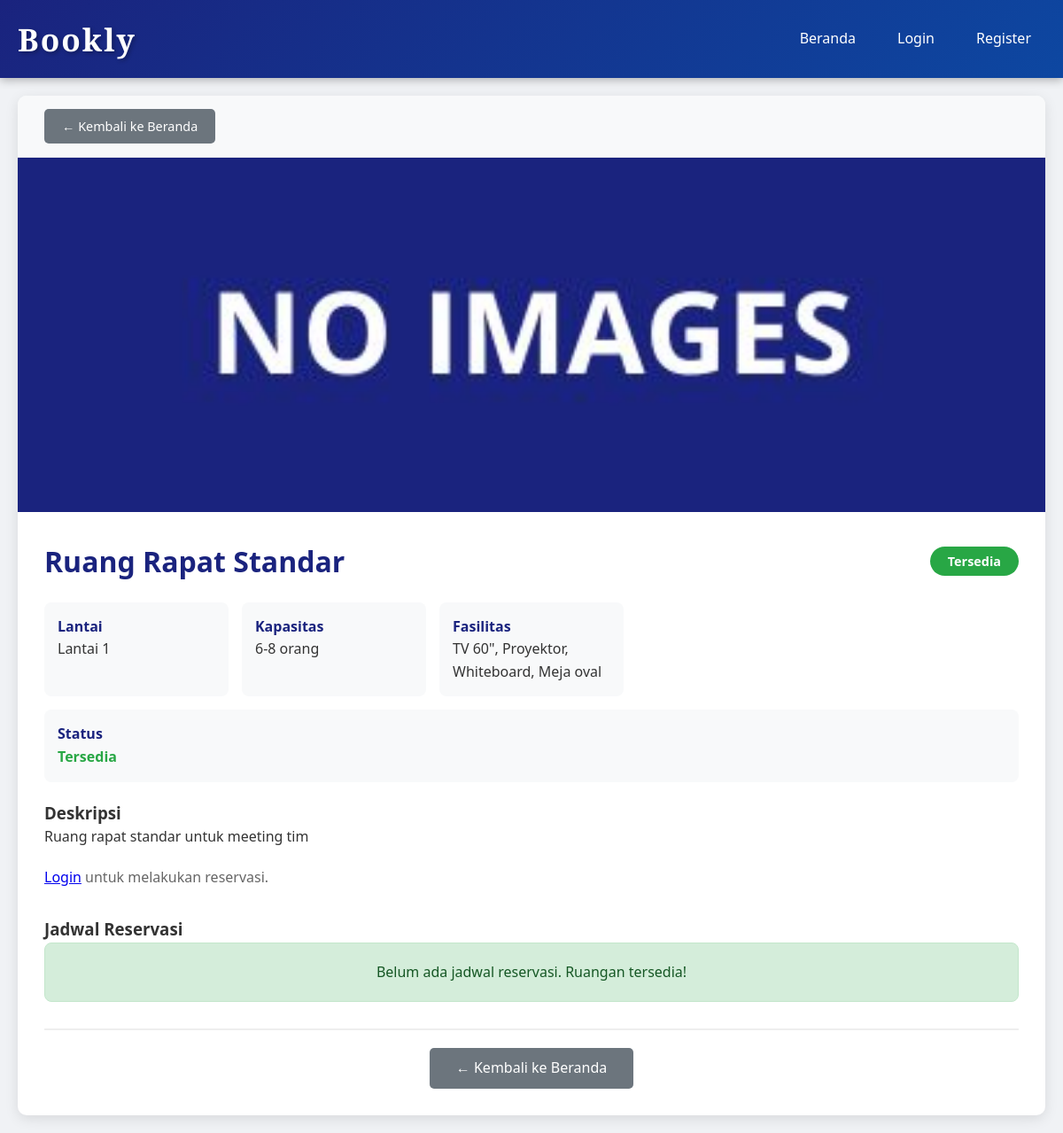
Screenshot of /detail.php?id=2 with the database file from the repository.
### tables this page shows
CREATE TABLE IF NOT EXISTS rooms (
    id INT PRIMARY KEY AUTO_INCREMENT,
    nama VARCHAR(100) NOT NULL,
    lantai INT NOT NULL,
    kapasitas VARCHAR(50) NOT NULL,
    fasilitas TEXT,
    deskripsi TEXT,
    gambar VARCHAR(255) DEFAULT 'default.jpg',
    created_at TIMESTAMP DEFAULT CURRENT_TIMESTAMP
);

### database.php (called while the page is built, shortened)
<?php
$host   = getenv('DB_HOST') ?: 'localhost';
$port   = getenv('DB_PORT') ?: '3306';
$user   = getenv('DB_USER') ?: 'root';
$pass   = getenv('DB_PASS') ?: '';
$db     = getenv('DB_NAME') ?: 'reservasi_ruangan';
$sslCa  = getenv('DB_SSL_CA') ?: '';
$conn = mysqli_init();
if (!empty($sslCa)) {
    $caPath = '/tmp/aiven-ca.pem';
    mysqli_ssl_set($conn, null, null, $caPath, null, null);
} else {
    $ok = @mysqli_real_connect($conn, $host, $user, $pass, $db, (int) $port);
}
mysqli_set_charset($conn, 'utf8mb4');
function query($sql) {
    global $conn;
    return mysqli_query($conn, $sql);
}
function fetchOne($result) {
    return mysqli_fetch_assoc($result);
}
function numRows($result) {
    return mysqli_num_rows($result);
}
?>

### detail.php (the view, shortened to what this page needs)
<?php
$id = isset($_GET['id']) ? intval($_GET['id']) : 0;
$query = "SELECT * FROM rooms WHERE id = $id";
$result = query($query);
$room = fetchOne($result);
$gambarPath = 'uploads/' . $room['gambar'];
$jadwal = "SELECT r.*, u.nama as user_nama
           FROM reservations r
           JOIN users u ON r.user_id = u.id
           WHERE r.room_id = $id AND r.status = 'booked'
           AND r.tanggal >= CURDATE()
           ORDER BY r.tanggal, r.jam_mulai";
$jadwalResult = query($jadwal);
$isBooked = numRows($jadwalResult) > 0;
?>
<?php include 'header.php'; ?>
<div class="detail-container">
    <div style="padding: 15px 30px; background: #f8f9fa; border-bottom: 1px solid #eee; display: flex; justify-content: space-between; align-items: center; flex-wrap: wrap; gap: 10px;">
        <a href="index.php" class="btn" style="background: #6c757d; padding: 8px 20px; font-size: 0.9rem;">
            ← Kembali ke Beranda
        </a>
    </div>
    <div class="detail-image" style="background: none; height: 400px; overflow: hidden;">
        <img src="<?= $gambarPath ?>" alt="<?= htmlspecialchars($room['nama']) ?>"
             style="width: 100%; height: 100%; object-fit: cover; display: block;">
    </div>
    <div class="detail-content">
        <div style="display: flex; justify-content: space-between; align-items: center; flex-wrap: wrap; gap: 10px;">
            <h1 style="margin: 0;"><?= htmlspecialchars($room['nama']) ?></h1>
            <?php if($isBooked): ?>
                <span style="background: #dc3545; color: white; padding: 5px 20px; border-radius: 20px; font-size: 0.9rem; font-weight: bold;">
                    Sedang Booking
                </span>
            <?php else: ?>
                <span style="background: #28a745; color: white; padding: 5px 20px; border-radius: 20px; font-size: 0.9rem; font-weight: bold;">
                    Tersedia
                </span>
            <?php endif; ?>
        </div>
        <div class="info">
            <div class="info-item">
                <strong>Lantai</strong>
                Lantai <?= $room['lantai'] ?>
            </div>
            <div class="info-item">
                <strong>Kapasitas</strong>
                <?= htmlspecialchars($room['kapasitas']) ?>
            </div>
            <div class="info-item">
                <strong>Fasilitas</strong>
                <?= htmlspecialchars($room['fasilitas']) ?>
            </div>
            <div class="info-item" style="grid-column: 1 / -1;">
                <strong>Status</strong>
                <?php if($isBooked): ?>
                    <span style="color: #dc3545; font-weight: bold;">Tidak Tersedia (Sudah dibooking)</span>
                <?php else: ?>
                    <span style="color: #28a745; font-weight: bold;">Tersedia</span>
                <?php endif; ?>
            </div>
        </div>
        <div style="margin: 20px 0;">
            <h3>Deskripsi</h3>
            <p><?= htmlspecialchars($room['deskripsi']) ?></p>
        </div>
        <?php if(isset($_SESSION['user_id']) && $_SESSION['role'] == 'client'): ?>
            <?php if($isBooked): ?>
                <div style="background: #f8d7da; padding: 15px; border-radius: 8px; margin: 15px 0; border: 1px solid #f5c6cb;">
                    <p style="color: #721c24; margin: 0; font-weight: bold;">
                        Maaf, ruangan ini sedang tidak tersedia untuk tanggal-tanggal berikut:
                    </p>
                </div>
            <?php else: ?>
                <a href="reservasi.php?room_id=<?= $room['id'] ?>" class="btn btn-success" style="font-size: 1.1rem;">
                    Pesan Sekarang
                </a>
            <?php endif; ?>
        <?php elseif(!isset($_SESSION['user_id'])): ?>
            <p style="color: #666;">
                <a href="login.php">Login</a> untuk melakukan reservasi.
            </p>
        <?php endif; ?>
        <div style="margin-top: 30px;">
            <h3>Jadwal Reservasi</h3>
            <?php if(numRows($jadwalResult) > 0): ?>
                <div style="background: #f8f9fa; padding: 15px; border-radius: 8px; margin-bottom: 15px;">
                    <p style="margin: 0; color: #856404; font-size: 0.9rem;">
                        <strong>Total Booking:</strong> <?= numRows($jadwalResult) ?> jadwal
                    </p>
                </div>
                <div class="table-responsive">
                    <table>
                        <thead>
                            <tr>
                                <th>Tanggal</th>
                                <th>Jam</th>
                                <th>Pemesan</th>
                                <th>Keperluan</th>
                            </tr>
                        </thead>
                        <tbody>
                            <?php while($jadwal = fetchOne($jadwalResult)): ?>
                            <tr>
                                <td><?= date('d/m/Y', strtotime($jadwal['tanggal'])) ?></td>
                                <td><?= substr($jadwal['jam_mulai'], 0, 5) ?> - <?= substr($jadwal['jam_selesai'], 0, 5) ?></td>
                                <td><?= htmlspecialchars($jadwal['user_nama']) ?></td>
                                <td><?= htmlspecialchars($jadwal['keperluan'] ?: '-') ?></td>
                            </tr>
                            <?php endwhile; ?>
                        </tbody>
                    </table>
                </div>
            <?php else: ?>
                <div style="background: #d4edda; padding: 20px; text-align: center; border-radius: 8px; border: 1px solid #c3e6cb;">
                    <p style="color: #155724; margin: 0; font-size: 1rem;">
                        Belum ada jadwal reservasi. Ruangan tersedia!
                    </p>
                </div>
            <?php endif; ?>
        </div>
        <div style="margin-top: 30px; padding-top: 20px; border-top: 2px solid #eee; text-align: center;">
            <a href="index.php" class="btn" style="background: #6c757d; padding: 10px 30px;">
                ← Kembali ke Beranda
            </a>
        </div>
    </div>
</div>
</body>
</html>

### style.css (style rules this page uses)
* { margin: 0; padding: 0; box-sizing: border-box; }
body { font-family: 'Segoe UI', Tahoma, Geneva, Verdana, sans-serif; background-color: #f0f2f5; color: #333; line-height: 1.6; min-height: 100vh; display: flex; flex-direction: column; }
.btn { display: inline-block; padding: 10px 20px; background: #0d47a1; color: white; text-decoration: none; border-radius: 5px; border: none; cursor: pointer; transition: background 0.3s; font-size: 1rem; }
.detail-container { background: white; border-radius: 10px; box-shadow: 0 4px 15px rgba(0,0,0,0.1); overflow: hidden; }
.detail-image { width: 100%; height: 400px; background: linear-gradient(135deg, #1a237e, #0d47a1); display: flex; align-items: center; justify-content: center; font-size: 2rem; color: white; font-weight: bold; }
.detail-content { padding: 30px; }
.detail-content h1 { color: #1a237e; margin-bottom: 15px; }
.detail-content .info { display: grid; grid-template-columns: repeat(auto-fit, minmax(200px, 1fr)); gap: 15px; margin: 20px 0; }
.detail-content .info-item { padding: 15px; background: #f8f9fa; border-radius: 8px; }
.detail-content .info-item strong { display: block; color: #1a237e; }

### rows the page displays
rooms: gambar (placeholder picture), nama "Ruang Rapat Standar", lantai "1", kapasitas "6-8 orang", fasilitas "TV 60\", Proyektor, Whiteboard, Meja oval", deskripsi "Ruang rapat standar untuk meeting tim"
